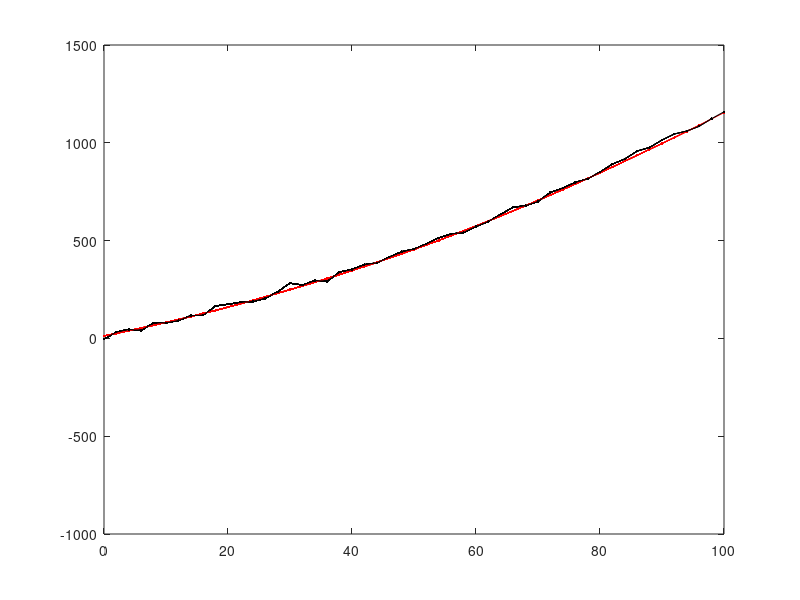

Here is the MATLAB script that generated this plot:
%Path estimation of a vehicle by gps using the Kalman Filter:

close all
clear all

duration = 100; %Duration of the time that the GPS try to estimate the
%position of the vehicle.
dt = 2;%How often the GPS detects the signal from the correct position of
%the vehicle


X_loc = []; %Initialization of the actual position of the vehicle
v = []; %Initialization of the actual velocity of the vehicle
X_loc_GPS = []; %Location of the Vehicle according to the GPS
Y_matrix = zeros(1,duration/dt);%Initialization of the matrix Y

%Now the Kalman Filter Ecuations are defined

A = [1 dt; 0 1]; %State stransition matrix: Prediction of the state of the
%vehicle
B = [dt^7; dt];%Input Control matrix: Expected effect of the input
%aceleration in the state of the vehicle
C = [1 1];% Measurement matrix.

a = 0.1; %Aceleration of the vehicle (let's suppose that is constant)
X = [0; 0]; %Initial state of the vehicle; [posistion; velocity]
X_estimate = X; %Initailization of the estimation
Vehicle_noise_magnitude = 0.1; %Noise in the speed of the vehicle
GPS_noise_magnitude = 10; %Noise in the detection of the GPS
%Eball = Ball_noise_magnitude^2 * [dt^4/4 dt^3/2; dt^3/2 dt^2]; %Covariance in the movement of the vehicle
%Eblind = Blind_noise_magnitude^2; %Covariance of what the GPS man detects
%P = Eball; %Estimation of the initial vehicle position variance

for t = 0: dt : duration
    %The noise change randomly
    Vehicle_noise = Vehicle_noise_magnitude * [randn; randn];
    GPS_noise = GPS_noise_magnitude * randn;
    %The Kalman Filter's ecuations are applied
    X = A*X + B*a + Vehicle_noise;
    Y = C*X + GPS_noise;
    %The values obtained are setted in the corresponding place of the matrix
    X_loc = [X_loc; X(1)];
    X_loc_GPS = [X_loc_GPS; Y];
    
    plot(0:dt:t, X_loc, '-r.');
    plot(0:dt:t, X_loc_GPS, '-k.');
    axis([0 100 -1000 1500]);
    hold on
    
end